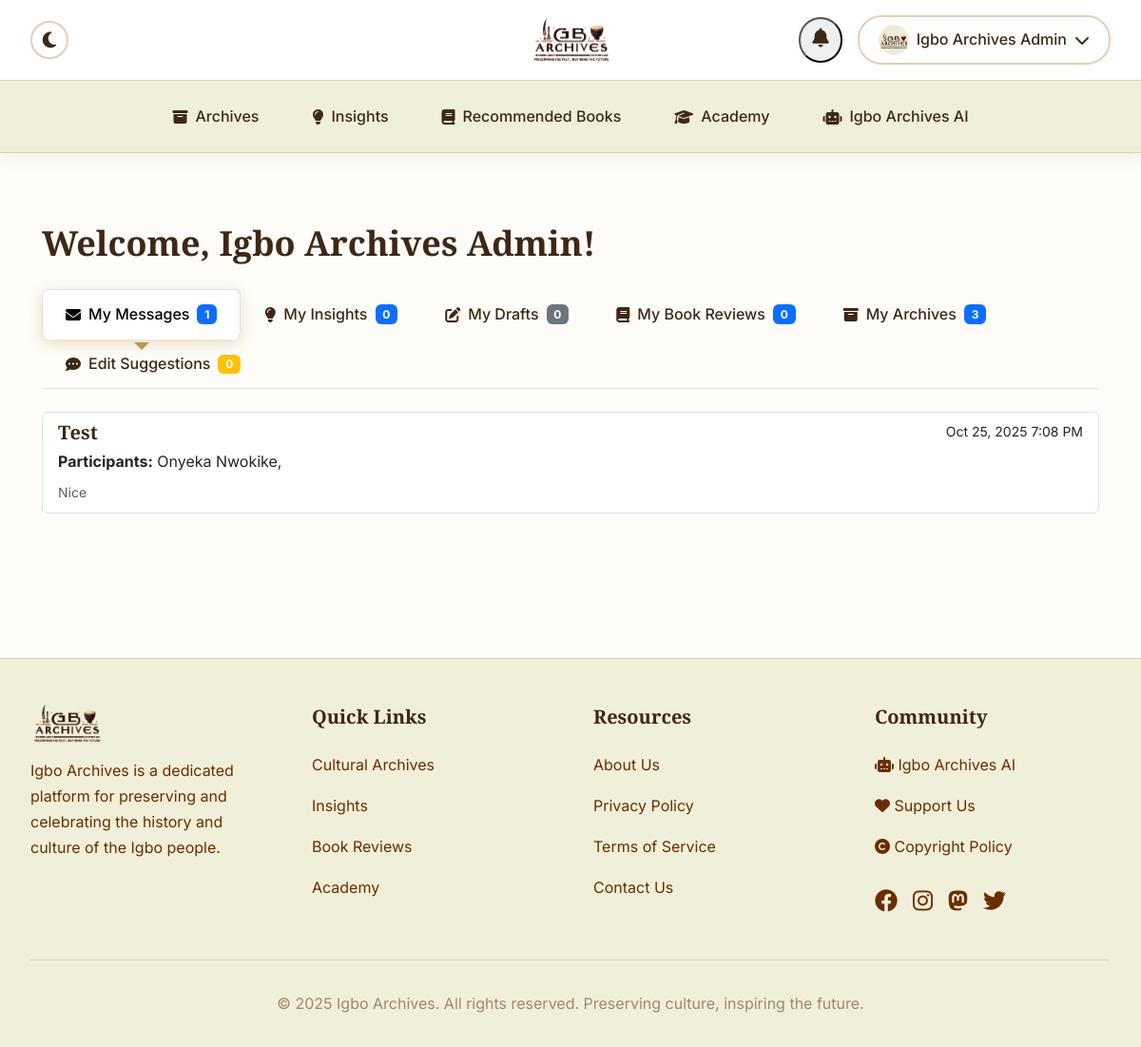
/profile/dashboard/ (signed in), run on the app's committed database.
### users/models.py (models this page shows, shortened)
class CustomUser(AbstractUser):
    full_name = models.CharField(max_length=200, blank=True)
    bio = models.TextField(blank=True)
    profile_picture = models.ImageField(upload_to='profile_pictures/', blank=True, null=True)
    social_links = models.JSONField(default=dict, blank=True)
    def get_display_name(self):
        return self.full_name or (self.email.split('@')[0] if self.email else self.username)

class Thread(models.Model):
    participants = models.ManyToManyField(CustomUser, related_name='message_threads')
    subject = models.CharField(max_length=255)
    created_at = models.DateTimeField(auto_now_add=True)
    updated_at = models.DateTimeField(auto_now=True)
    class Meta:
        ordering = ['-updated_at']

class Message(models.Model):
    thread = models.ForeignKey(Thread, on_delete=models.CASCADE, related_name='messages')
    sender = models.ForeignKey(CustomUser, on_delete=models.CASCADE)
    content = models.TextField()
    created_at = models.DateTimeField(auto_now_add=True)
    is_read = models.BooleanField(default=False)
    class Meta:
        ordering = ['created_at']

### users/views.py (the view)
# urls.py: path('dashboard/', views.dashboard, name='dashboard'),
@login_required
def dashboard(request):
    from archives.models import Archive
    from insights.models import InsightPost, EditSuggestion
    from books.models import BookReview
    messages_threads = request.user.message_threads.all()
    my_insights = InsightPost.objects.filter(
        author=request.user
    ).filter(
        models.Q(is_published=True) | models.Q(pending_approval=True)
    ).order_by('-created_at')
    my_drafts = InsightPost.objects.filter(
        author=request.user,
        is_published=False,
        pending_approval=False
    ).order_by('-updated_at')
    my_book_reviews = BookReview.objects.filter(reviewer=request.user).order_by('-created_at')
    my_archives = Archive.objects.filter(uploaded_by=request.user).order_by('-created_at')
    my_posts = InsightPost.objects.filter(author=request.user)
    edit_suggestions = EditSuggestion.objects.filter(
        post__in=my_posts,
        is_approved=False,
        is_rejected=False
    ).select_related('post', 'suggested_by').order_by('-created_at')
    context = {
        'messages_threads': messages_threads,
        'my_insights': my_insights,
        'my_drafts': my_drafts,
        'my_book_reviews': my_book_reviews,
        'my_archives': my_archives,
        'edit_suggestions': edit_suggestions,
    }
    return render(request, 'users/dashboard.html', context)

### core/context_processors.py (called while the page is built)
def pwa_settings(request):
    return {
        'VAPID_PUBLIC_KEY': getattr(settings, 'VAPID_PUBLIC_KEY', ''),
    }

def monetization_settings(request):
    return {
        'ENABLE_ADSENSE': getattr(settings, 'ENABLE_ADSENSE', False),
        'GOOGLE_ADSENSE_CLIENT_ID': getattr(settings, 'GOOGLE_ADSENSE_CLIENT_ID', ''),
        'ENABLE_DONATIONS': getattr(settings, 'ENABLE_DONATIONS', False),
        'STRIPE_PUBLIC_KEY': getattr(settings, 'STRIPE_PUBLIC_KEY', ''),
    }

### users/templates/users/dashboard.html (shortened to what this page needs)
{% extends 'base.html' %}
{% block content %}
<div class="container my-4">
    <h2 class="mb-4">Welcome, {{ user.get_display_name }}!</h2>
    <ul class="nav nav-tabs" role="tablist">
        <li class="nav-item">
            <a class="nav-link active" data-bs-toggle="tab" href="#messages">
                <i class="fas fa-envelope"></i> My Messages
                <span class="badge bg-primary">{{ messages_threads.count }}</span>
            </a>
        </li>
        <li class="nav-item">
            <a class="nav-link" data-bs-toggle="tab" href="#insights">
                <i class="fas fa-lightbulb"></i> My Insights
                <span class="badge bg-primary">{{ my_insights.count }}</span>
            </a>
        </li>
        <li class="nav-item">
            <a class="nav-link" data-bs-toggle="tab" href="#drafts">
                <i class="fas fa-edit"></i> My Drafts
                <span class="badge bg-secondary">{{ my_drafts.count }}</span>
            </a>
        </li>
        <li class="nav-item">
            <a class="nav-link" data-bs-toggle="tab" href="#reviews">
                <i class="fas fa-book"></i> My Book Reviews
                <span class="badge bg-primary">{{ my_book_reviews.count }}</span>
            </a>
        </li>
        <li class="nav-item">
            <a class="nav-link" data-bs-toggle="tab" href="#archives">
                <i class="fas fa-archive"></i> My Archives
                <span class="badge bg-primary">{{ my_archives.count }}</span>
            </a>
        </li>
        <li class="nav-item">
            <a class="nav-link" data-bs-toggle="tab" href="#suggestions">
                <i class="fas fa-comment-dots"></i> Edit Suggestions
                <span class="badge bg-warning">{{ edit_suggestions.count }}</span>
            </a>
        </li>
    </ul>
    <div class="tab-content mt-4">
        <div id="messages" class="tab-pane fade show active">
            {% if messages_threads %}
            <div class="list-group">
                {% for thread in messages_threads %}
                <a href="{% url 'users:thread' thread.id %}" class="list-group-item list-group-item-action">
                    <div class="d-flex w-100 justify-content-between">
                        <h5 class="mb-1">{{ thread.subject }}</h5>
                        <small>{{ thread.updated_at|date:"M d, Y g:i A" }}</small>
                    </div>
                    <p class="mb-1">
                        <strong>Participants:</strong>
                        {% for participant in thread.participants.all %}
                            {% if participant != user %}
                                {{ participant.get_display_name }}{% if not forloop.last %}, {% endif %}
                            {% endif %}
                        {% endfor %}
                    </p>
                    <small class="text-muted">{{ thread.messages.last.content|truncatewords:15 }}</small>
                </a>
                {% endfor %}
            </div>
            {% else %}
            <div class="text-center py-5 text-muted">
                <i class="fas fa-envelope fa-3x mb-3"></i>
                <p>No messages yet.</p>
            </div>
            {% endif %}
        </div>
    </div>
</div>
{% endblock %}

### core/templates/base.html (shortened to what this page needs)
{% load static %}
{% load pwa %}
<!DOCTYPE html>
<html lang="en">
<head>
    <link href="https://cdn.jsdelivr.net/npm/bootstrap@5.3.0/dist/css/bootstrap.min.css" rel="stylesheet">
    <link rel="stylesheet" href="https://cdnjs.cloudflare.com/ajax/libs/font-awesome/6.4.0/css/all.min.css">
    <link rel="stylesheet" href="{% static 'css/style.css' %}">
    <link rel="stylesheet" href="{% static 'css/notifications.css' %}">
</head>
<body>
    <div class="sticky-header-wrapper">
        <header class="main-header">
            <div class="header-container">
                <button class="dark-mode-toggle" aria-label="Toggle dark mode" id="darkModeToggle">
                    <i class="fas fa-moon"></i>
                </button>
                <a class="logo-container" href="/">
                    <img src="{% static 'images/logos/logo-light.png' %}" alt="Igbo Archives" class="logo-image logo-light">
                </a>
                <div class="user-menu">
                    {% if user.is_authenticated %}
                        <div class="notification-bell-container">
                            <button class="notification-bell" id="notificationBell" aria-label="Notifications">
                                <i class="fas fa-bell"></i>
                            </button>
                        </div>
                        <button class="profile-button" id="profileButton">
                            {% if user.profile_picture %}
                            <div class="profile-icon profile-icon-image">
                                <img src="{{ user.profile_picture.url }}" alt="{{ user.get_display_name }}">
                            </div>
                            {% else %}
                            <div class="profile-icon">{{ user.get_display_name|slice:":1"|upper }}</div>
                            {% endif %}
                            <span class="d-none d-sm-inline">{{ user.get_display_name }}</span>
                            <i class="fas fa-chevron-down"></i>
                        </button>
                    {% else %}
                        <a href="/accounts/login/" class="login-button">
                            <i class="fas fa-sign-in-alt"></i> Login
                        </a>
                    {% endif %}
                </div>
            </div>
        </header>
        <nav class="desktop-nav">
            <div class="nav-container">
                <a href="/archives/" class="nav-link {% if request.path == '/archives/' or request.path == '/' %}active{% endif %}">
                    <i class="fas fa-archive"></i> Archives
                </a>
                <a href="/insights/" class="nav-link {% if '/insights/' in request.path %}active{% endif %}">
                    <i class="fas fa-lightbulb"></i> Insights
                </a>
                <a href="/books/" class="nav-link {% if '/books/' in request.path %}active{% endif %}">
                    <i class="fas fa-book"></i> Recommended Books
                </a>
                <a href="/academy/" class="nav-link {% if '/academy/' in request.path %}active{% endif %}">
                    <i class="fas fa-graduation-cap"></i> Academy
                </a>
                <a href="https://ai.igboarchives.com.ng" class="nav-link" target="_blank" rel="noopener noreferrer">
                    <i class="fas fa-robot"></i> Igbo Archives AI
                </a>
            </div>
        </nav>
    </div>
    <main class="container-main">
        {% block content %}
        {% endblock %}
    </main>
    <footer class="main-footer">
        <div class="footer-container">
            <div class="footer-grid">
                <div class="footer-section">
                    <div style="margin-bottom: 1rem;">
                        <img src="{% static 'images/logos/logo-light.png' %}" alt="Igbo Archives" class="logo-image logo-light" style="height: 40px; width: auto;">
                    </div>
                    <p style="color: var(--text-secondary); line-height: 1.7;">
                        Igbo Archives is a dedicated platform for preserving and celebrating the history and culture of the Igbo people.
                    </p>
                </div>
                <div class="footer-section">
                    <h3>Quick Links</h3>
                    <a href="/archives/" class="footer-link">Cultural Archives</a>
                    <a href="/insights/" class="footer-link">Insights</a>
                    <a href="/books/" class="footer-link">Book Reviews</a>
                    <a href="/academy/" class="footer-link">Academy</a>
                </div>
                <div class="footer-section">
                    <h3>Resources</h3>
                    <a href="/about/" class="footer-link">About Us</a>
                    <a href="/privacy/" class="footer-link">Privacy Policy</a>
                    <a href="/terms/" class="footer-link">Terms of Service</a>
                    <a href="/contact/" class="footer-link">Contact Us</a>
                </div>
                <div class="footer-section">
                    <h3>Community</h3>
                    <a href="https://ai.igboarchives.com.ng" class="footer-link" target="_blank" rel="noopener noreferrer">
                        <i class="fas fa-robot"></i> Igbo Archives AI
                    </a>
                    <a href="/donate/" class="footer-link">
                        <i class="fas fa-heart"></i> Support Us
                    </a>
                    <a href="/copyright/" class="footer-link">
                        <i class="fas fa-copyright"></i> Copyright Policy
                    </a>
                    <div class="footer-link" style="display: flex; align-items: center; gap: 1rem; padding: 0.5rem 0; margin-top: 0.5rem;">
                        <a href="https://www.facebook.com/IgboArchives/" target="_blank" rel="noopener noreferrer" style="color: var(--text-secondary); font-size: 1.5rem; transition: color 0.2s;">
                            <i class="fab fa-facebook"></i>
                        </a>
                        <a href="https://www.instagram.com/IgboArchives.com.ng/" target="_blank" rel="noopener noreferrer" style="color: var(--text-secondary); font-size: 1.5rem; transition: color 0.2s;">
                            <i class="fab fa-instagram"></i>
                        </a>
                        <a href="https://mastodon.social/@Igbo_Archives" target="_blank" rel="noopener noreferrer" style="color: var(--text-secondary); font-size: 1.5rem; transition: color 0.2s;">
                            <i class="fab fa-mastodon"></i>
                        </a>
                        <a href="https://twitter.com/IgboArchives" target="_blank" rel="noopener noreferrer" style="color: var(--text-secondary); font-size: 1.5rem; transition: color 0.2s;">
                            <i class="fab fa-twitter"></i>
                        </a>
                    </div>
                </div>
            </div>
            <div class="footer-bottom">
                <p>&copy; 2025 Igbo Archives. All rights reserved. Preserving culture, inspiring the future.</p>
            </div>
        </div>
    </footer>
</body>
</html>

### core/static/css/notifications.css (style rules this page uses)
.notification-bell { position: relative; cursor: pointer; padding: 8px 12px; border-radius: 50%; transition: background-color 0.2s; }
.notification-bell i { font-size: 1.25rem; color: var(--text-primary); }

### data on the page
CustomUser: profile_picture (picture), get_display_name "Igbo Archives Admin"
Thread: subject "Test", updated_at "Oct 25, 2025 7:08 PM", messages.last.content "Nice"
CustomUser: get_display_name "Onyeka Nwokike"

### other printed values
{{ messages_threads.count }} "1"
{{ my_insights.count }} "0"
{{ my_drafts.count }} "0"
{{ my_book_reviews.count }} "0"
{{ my_archives.count }} "3"
{{ edit_suggestions.count }} "0"
